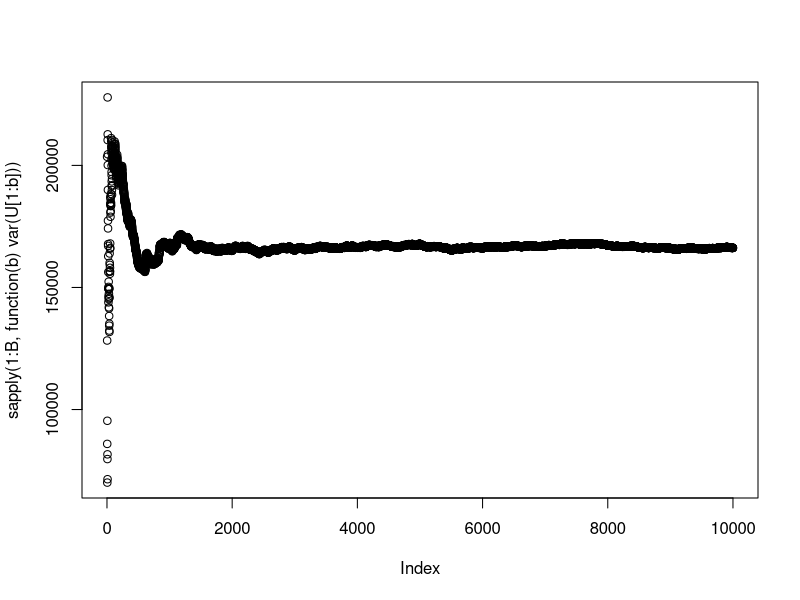
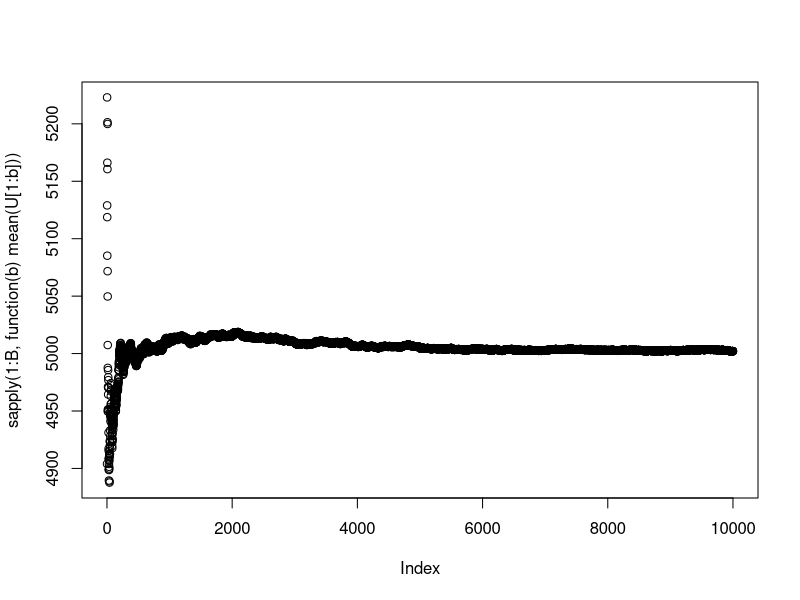

Source code (R) for these figures, in order: (Note: a time limit stopped this script after it produced the figures.)

# Comportamento asintotico Wilcoxon Mann-Whitney
m = 100
n = 100
B = 10^4

U = vector()

for(b in 1:B){

  X = runif(n=m, min=0, max=2)
  Y = runif(n=n, min=0, max=2)

  Uj = sapply(1:n, function(j) sum(X<Y[j]))
  U[b] = sum(Uj)

}

var(U)
plot(sapply(1:B, function(b) var(U[1:b])))
plot(sapply(1:B, function(b) mean(U[1:b])))
theta = m*n/2
varr = (m*n*(m+n))/12



# Comportamento asintotico statistica test per k=3
m = 400
n = 400
B = 10^4

U = vector()

for(b in 1:B){

  X = runif(n=m, min=0, max=2)
  Y = runif(n=n, min=0, max=2)

  Uj = sapply(1:n, function(j) sum(X<Y[j]))
  Uj2 = Uj^2
  U[b] = sum(Uj2+Uj)

}
mean(U)
# var(U)
# plot(sapply(1:B, function(b) var(U[1:b])))
plot(sapply(1:B, function(b) mean(U[1:b])))
(theta = n*(m*0.5+m^2/3))
# varr







# Verifico correttezza della riscrittura della funzione kernel
m = 100
n = 100
B = 30

Uv1 = vector()
Uv2 = vector()

for(b in 1:B){

  X = runif(n=m, min=0, max=2)
  Y = runif(n=n, min=0, max=2)

  Uj = sapply(1:n, function(j) sum(X<Y[j]))
  Uj2 = Uj^2
  Uv1[b] = sum(Uj2+Uj)

  cond = matrix(nrow=n, ncol=m)
  for(j in 1:n){
    for(i in 1:m){
      if(X[i]<Y[j]){
        for(h in 1:m){
          cond[j,i] = sum(X<Y[j])
        }
      }
      else{
        cond[j,i] = F
      }
    }
  }
  condd = apply(cond, MARGIN = 1, FUN = sum)
  Uv2[b] = sum(condd+Uj)

}

Uv2==Uv1




# Verifico correttezza valore atteso della funzione kernel h
ciclefun = function(indices, index, cond){
  res = sapply(indices, function(j) min(cond[j],cond[index]))
  return(res)
}




hfun = function(x, y){
  cond = x<y
  aus = vector()
  nr = length(x)

  condoublematrix = sapply(1:nr, function(i) ciclefun(indices=1:nr, index=i, cond=cond))

  h = sum(cond)+sum(apply(condoublematrix, MARGIN = 1, FUN=sum))
  #h1 = sum(cond)+sum(sapply(1:nr, function(i) sum(condoublematrix[i,])))

  return(h)
}



m = 10
n = 10
B = 10^7
set.seed(123)
kernelvalues = vector()
X1 = runif(n=1, min=0, max=2)

for(b in 1:B){

  X = c(X1, runif(n=(m-1), min=0, max=2))
  Y = runif(n=1, min=0, max=2)

  kernelvalues[b] = hfun(X, Y)

}
mean(kernelvalues)

(2*m^2+5*m+5)/6-2*punif(X1, min = 0, max = 2)-(m-1)*(punif(X1, min = 0, max = 2))^2






# Verifico esattezza della forma chiusa del valore atteso di 1{x1<Y, X<Y}, dove Y,X random e X1 fissato

B=10^6

X1 = runif(n=1, min=0, max=2)
res = vector()

for(b in 1:B){

  X = runif(n=1, min=0, max=2)
  Y = runif(n=1, min=0, max=2)

  res[b] = ifelse((X1<Y & X<Y), 1, 0)

}
mean(res)
0.5*(1-punif(X1, min = 0, max = 2))^2+(1-punif(X1, min = 0, max = 2))*punif(X1, min = 0, max = 2)




# Verifico esattezza della forma chiusa del valore atteso di 1{x1<Y, X2<Y}, dove Y,X1,X2 random
B=10^6

res = vector()

for(b in 1:B){

  X1 = runif(n=1, min=0, max=2)
  X2 = runif(n=1, min=0, max=2)
  Y = runif(n=1, min=0, max=2)

  res[b] = ifelse((X1<Y & X2<Y), 1, 0)

}
mean(res)
1/3



# Verifico esattezza della forma chiusa del valore atteso di 1{x<Y}, dove Y,X random
B=10^6

res = vector()

for(b in 1:B){

  X = runif(n=1, min=0, max=2)
  Y = runif(n=1, min=0, max=2)

  res[b] = ifelse(X<Y, 1, 0)

}
mean(res)
1/2




# Verifico esattezza della forma chiusa di P(x1<Xh<Xr)

B=10^6

res = vector()
x1 = runif(n=1, min=0, max=2)
for(b in 1:B){

  Xh = runif(n=1, min=0, max=2)
  Xr = runif(n=1, min=0, max=2)

  res[b] = ifelse(Xh<Xr & x1<Xh, 1, 0)

}
mean(res)
0.5*(1-punif(x1, min = 0, max = 2))^2





# Verifico esattezza della forma chiusa di P(Xh<x1<Xr)

B=10^6

res = vector()
x1 = runif(n=1, min=0, max=2)
for(b in 1:B){

  Xh = runif(n=1, min=0, max=2)
  Xr = runif(n=1, min=0, max=2)

  res[b] = ifelse(Xh<x1 & x1<Xr, 1, 0)

}
mean(res)
(1-punif(x1, min = 0, max = 2))*(punif(x1, min = 0, max = 2))






# Verifico esattezza della forma chiusa di P(x1>Xh>Xr)

B=10^6

res = vector()
x1 = runif(n=1, min=0, max=2)
for(b in 1:B){

  Xh = runif(n=1, min=0, max=2)
  Xr = runif(n=1, min=0, max=2)

  res[b] = ifelse(x1>Xh & Xh>Xr, 1, 0)

}
mean(res)
0.5*(punif(x1, min = 0, max = 2))^2






# Verifico esattezza della forma chiusa di P(x1<Xh<Xr<Y)

B=10^6

res = vector()
x1 = runif(n=1, min=0, max=2)
for(b in 1:B){

  Xh = runif(n=1, min=0, max=2)
  Xr = runif(n=1, min=0, max=2)
  Y = runif(n=1, min=0, max=2)

  res[b] = ifelse(x1<Xh & Xh<Xr & Xr<Y, 1, 0)

}
mean(res)
(1-punif(x1, min = 0, max = 2))^3/6





# Verifico esattezza della forma chiusa di P(Xh<x1<Xr<Y)

B=10^6

res = vector()
x1 = runif(n=1, min=0, max=2)
for(b in 1:B){

  Xh = runif(n=1, min=0, max=2)
  Xr = runif(n=1, min=0, max=2)
  Y = runif(n=1, min=0, max=2)

  res[b] = ifelse(Xh<x1 & x1<Xr & Xr<Y, 1, 0)

}
mean(res)
0.5*(1-punif(x1, min = 0, max = 2))^2*(punif(x1, min = 0, max = 2))





# Verifico esattezza della forma chiusa di P(Xh<Xr<x1<Y)

B=10^6

res = vector()
x1 = runif(n=1, min=0, max=2)
for(b in 1:B){

  Xh = runif(n=1, min=0, max=2)
  Xr = runif(n=1, min=0, max=2)
  Y = runif(n=1, min=0, max=2)

  res[b] = ifelse(Xh<Xr & Xr<x1 & x1<Y, 1, 0)

}
mean(res)
0.5*(1-punif(x1, min = 0, max = 2))*(punif(x1, min = 0, max = 2))^2









# Verifico esattezza della forma chiusa di P(x1<Y, Xh<Y, Xr<Y)

B=10^6

res = vector()
x1 = runif(n=1, min=0, max=2)
for(b in 1:B){

  Xh = runif(n=1, min=0, max=2)
  Xr = runif(n=1, min=0, max=2)
  Y = runif(n=1, min=0, max=2)

  res[b] = ifelse(Xr<Y & Xh<Y & x1<Y, 1, 0)

}
mean(res)
(1-punif(x1, min = 0, max = 2))^3/3+(1-punif(x1, min = 0, max = 2))^2*punif(x1, min = 0, max = 2)+(1-punif(x1, min = 0, max = 2))*(punif(x1, min = 0, max = 2))^2
(1-(punif(x1, min = 0, max = 2))^3)/3





# Verifico esattezza della forma chiusa di E[a1^2] dove
# a1= 1{x1<Y}+sum_{h=1}^m 1{Xi<Y, Xh<Y}

B=10^5
m=10

set.seed(123)
res = vector()
x1 = runif(n=1, min=0, max=2)
for(b in 1:B){

  Xh = runif(n=(m-1), min=0, max=2)
  #Xr = runif(n=1, min=0, max=2)
  Y = runif(n=1, min=0, max=2)

  cond1 = ifelse(x1<Y, 1, 0)
  cond2 = sum(sapply(1:(m-1), function(i) ifelse(Xh[i]<Y & x1<Y, 1, 0)))
  res[b] = sum(2*cond1+cond2)^2

}

mean(res)
m^2/3+4*m/3+7/3-4*punif(x1, min = 0, max = 2)-2*(m-1)*(punif(x1, min = 0, max = 2))^2-(m-1)^2/3*(punif(x1, min = 0, max = 2))^3




# Verifico esattezza della forma chiusa di E[ai^2], i>1 dove
# ai= 1{Xi<Y}+sum_{h=1}^m 1{Xi<Y, Xh<Y}

B=10^6
m=10

set.seed(123)
res = vector()
x1 = runif(n=1, min=0, max=2)
for(b in 1:B){

  Xh = runif(n=(m-2), min=0, max=2)
  Xi = runif(n=1, min=0, max=2)
  Y = runif(n=1, min=0, max=2)

  cond1 = ifelse(Xi<Y, 1, 0)
  cond2 = sum(sapply(1:(m-2), function(j) ifelse(Xh[j]<Y & Xi<Y, 1, 0)))+ifelse(x1<Y & Xi<Y, 1, 0)
  res[b] = sum(2*cond1+cond2)^2

}

mean(res)
3*m^2/12+10/12*m+35/12-5/2*(punif(x1, min = 0, max = 2))^2-2*(m-1)/3*(punif(x1, min = 0, max = 2))^3







# Verifico esattezza della forma chiusa di P(Xr<Xh<Xi<x1<Y)

B=10^6

res = vector()
x1 = runif(n=1, min=0, max=2)
for(b in 1:B){

  Xh = runif(n=1, min=0, max=2)
  Xr = runif(n=1, min=0, max=2)
  Xi = runif(n=1, min=0, max=2)
  Y = runif(n=1, min=0, max=2)

  res[b] = ifelse(Xr<Xh & Xh<Xi & Xi<x1 & x1<Y, 1, 0)

}
mean(res)
(punif(x1, min = 0, max = 2))^3/6*(1-punif(x1, min = 0, max = 2))





# Verifico esattezza della forma chiusa di P(Xr<Xh<x1<Xi<Y)

B=10^6

res = vector()
x1 = runif(n=1, min=0, max=2)
for(b in 1:B){

  Xh = runif(n=1, min=0, max=2)
  Xr = runif(n=1, min=0, max=2)
  Xi = runif(n=1, min=0, max=2)
  Y = runif(n=1, min=0, max=2)

  res[b] = ifelse(Xr<Xh & Xh<x1 & x1<Xi & Xi<Y, 1, 0)

}
mean(res)
(punif(x1, min = 0, max = 2))^2/4*(1-punif(x1, min = 0, max = 2))^2





# Verifico esattezza della forma chiusa di P(Xr<x1<Xh<Xi<Y)

B=10^6

res = vector()
x1 = runif(n=1, min=0, max=2)
for(b in 1:B){

  Xh = runif(n=1, min=0, max=2)
  Xr = runif(n=1, min=0, max=2)
  Xi = runif(n=1, min=0, max=2)
  Y = runif(n=1, min=0, max=2)

  res[b] = ifelse(Xr<x1 & x1<Xh & Xh<Xi & Xi<Y, 1, 0)

}
mean(res)
(punif(x1, min = 0, max = 2))/6*(1-punif(x1, min = 0, max = 2))^3







# Verifico esattezza della forma chiusa di P(x1<Xr<Xh<Xi<Y)

B=10^5

res = vector()
x1 = runif(n=1, min=0, max=2)
for(b in 1:B){

  Xh = runif(n=1, min=0, max=2)
  Xr = runif(n=1, min=0, max=2)
  Xi = runif(n=1, min=0, max=2)
  Y = runif(n=1, min=0, max=2)

  res[b] = ifelse(x1<Xr & Xr<Xh & Xh<Xi & Xi<Y, 1, 0)

}
mean(res)
(1-punif(x1, min = 0, max = 2))^4/24







# Verifico esattezza della forma chiusa di P(x1<Y, Xi<Y, Xh<Y, Xr<Y)

B=10^5

res = vector()
x1 = runif(n=1, min=0, max=2)
for(b in 1:B){

  Xh = runif(n=1, min=0, max=2)
  Xr = runif(n=1, min=0, max=2)
  Xi = runif(n=1, min=0, max=2)
  Y = runif(n=1, min=0, max=2)

  res[b] = ifelse(x1<Y & Xr<Y & Xh<Y & Xi<Y, 1, 0)

}
mean(res)
(1-punif(x1, min = 0, max = 2)^4)/4






# Verifico esattezza della forma chiusa di E[ai*a1], i>1 dove
# ai= 1{Xi<Y}+sum_{h=1}^m 1{Xi<Y, Xh<Y}
# a1= 1{x1<Y}+sum_{h=1}^m 1{Xi<Y, Xh<Y}

B=10^4
m=10

set.seed(123)
res = vector()
x1 = runif(n=1, min=0, max=2)
for(b in 1:B){

  Xh = runif(n=(m-2), min=0, max=2)
  Xi = runif(n=1, min=0, max=2)
  Y = runif(n=1, min=0, max=2)

  # cond1 = ifelse(Xi<Y, 1, 0)
  # cond2 = sum(sapply(1:(m-2), function(j) ifelse(Xh[j]<Y & Xi<Y, 1, 0)))+ifelse(x1<Y & Xi<Y, 1, 0)
  # res[b] = sum(2*cond1+cond2)^2

}

# mean(res)
# m^2/4+7/6*m+31/12-3/2*(punif(x1, min = 0, max = 2))^2-2*(m-1)/3*(punif(x1, min = 0, max = 2))^3
